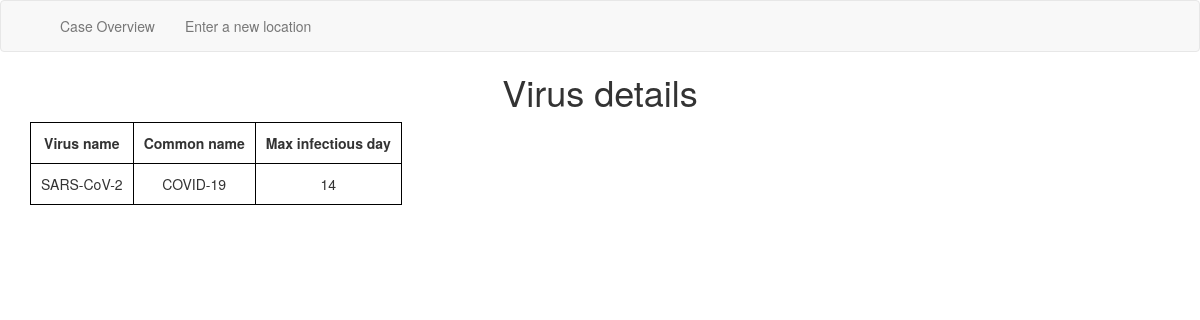
/virus_detail/1/, run on the app's committed database.
### VirusApp/models.py (models this page shows, shortened)
class Virus(models.Model):
    name = models.CharField(max_length=30)
    disease = models.CharField(max_length=30)
    infectious_days = models.IntegerField()

### VirusApp/views.py (the view)
# urls.py: path('virus_detail/<int:virus_id>/', virus_detail_view, name='virus_detail_page'),
def virus_detail_view(request, virus_id):
    virus = get_object_or_404(Virus, pk=virus_id)
    return render(request, "virus_detail.html", {"virus": virus})

### templates/virus_detail.html
{% extends 'base.html' %}
{% block title%}
    <h1>Virus details</h1>
{% endblock %}
{% block content %}
    <table>
        <tr>
            <th><b>Virus name</b></th>
            <th><b>Common name</b></th>
            <th><b>Max infectious day</b></th>
        </tr>
        <tr>
            <td>{{virus.name}}</td>
            <td>{{virus.disease}}</td>
            <td>{{virus.infectious_days}}</td>
        </tr>
    </table>
{% endblock content %}

### templates/base.html (style rules this page uses)
table, th, td { border: 1px solid black; text-align: center; }
th, td { padding: 10px; }

### data on the page
Virus: name "SARS-CoV-2", disease "COVID-19", infectious_days "14"
